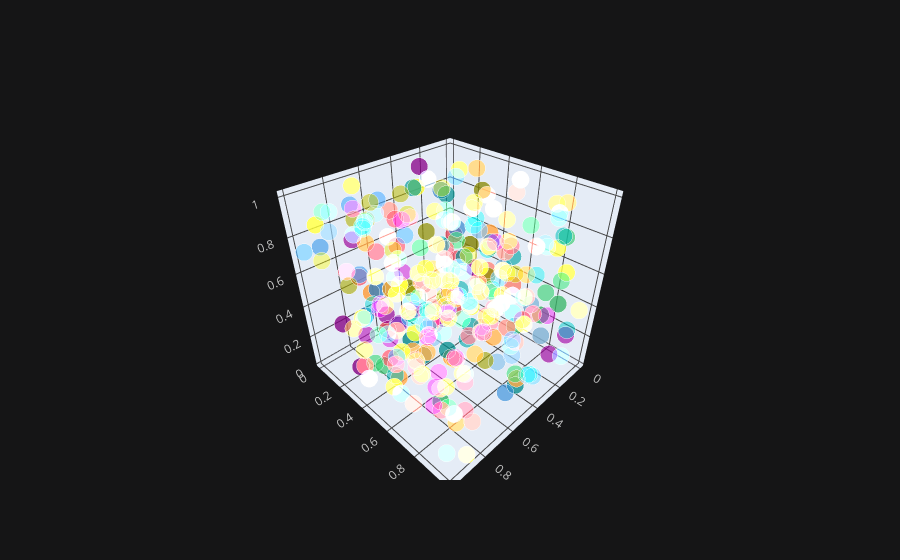

The notebook cell this image was saved under:
### Code cell
df1.iplot(x="a",y="b",z="c",kind="scatter3d")

### Figure 1 — Plotly figure (JSON) as saved in the notebook; plotly's stock layout.template omitted (floating-point values rounded to 4 significant figures; data arrays with more than 128 entries replaced by an {"elided": "..."} marker saying what was removed)
{"data": [{"marker": {"color": {"elided": "300 str values"}, "opacity": 0.8, "size": {"elided": "300 int values"}, "symbol": "circle"}, "mode": "markers", "text": {"elided": "300 str values"}, "type": "scatter3d", "x": {"elided": "300 float values"}, "y": {"elided": "300 float values"}, "z": {"elided": "300 float values"}}], "layout": {"legend": {"bgcolor": "#151516", "font": {"color": "#D9D9D9"}}, "paper_bgcolor": "#151516", "plot_bgcolor": "#151516", "scene": {"xaxis": {"gridcolor": "#434343", "showgrid": true, "tickfont": {"color": "#C2C2C2"}, "title": {"font": {"color": "#D9D9D9"}, "text": ""}, "zerolinecolor": "#666570"}, "yaxis": {"gridcolor": "#434343", "showgrid": true, "tickfont": {"color": "#C2C2C2"}, "title": {"font": {"color": "#D9D9D9"}, "text": ""}, "zerolinecolor": "#666570"}, "zaxis": {"gridcolor": "#434343", "showgrid": true, "tickfont": {"color": "#C2C2C2"}, "title": {"font": {"color": "#D9D9D9"}, "text": ""}, "zerolinecolor": "#666570"}}, "title": {"font": {"color": "#D9D9D9"}}}}
